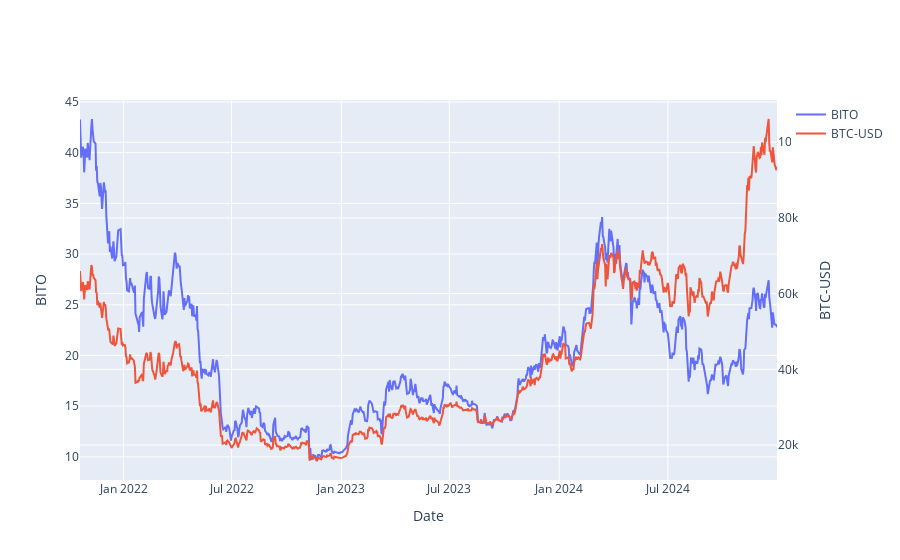

Notebook code for this chart:
### Code cell
import plotly.graph_objects as go

fig = go.Figure()

# Add BITO trace
fig.add_trace(
    go.Scatter(x=btcy.index, y=btcy[('Close', 'BITO')], name='BITO', yaxis='y1')
)

# Add BTC-USD trace
fig.add_trace(
    go.Scatter(x=btcy.index, y=btcy[('Close', 'BTC-USD')], name='BTC-USD', yaxis='y2')
)

# Create axis objects
fig.update_layout(
    xaxis=dict(title='Date'),
    yaxis=dict(title='BITO', side='left'),
    yaxis2=dict(title='BTC-USD', side='right', overlaying='y')
)

fig.show()

### Figure 1 — Plotly figure (JSON) as saved in the notebook; plotly's stock layout.template omitted (floating-point values rounded to 4 significant figures; data arrays with more than 128 entries replaced by an {"elided": "..."} marker saying what was removed)
{"data": [{"name": "BITO", "type": "scatter", "x": {"elided": "804 str values"}, "y": {"elided": "804 float values"}, "yaxis": "y"}, {"name": "BTC-USD", "type": "scatter", "x": {"elided": "804 str values"}, "y": {"elided": "804 float values"}, "yaxis": "y2"}], "layout": {"xaxis": {"title": {"text": "Date"}}, "yaxis": {"side": "left", "title": {"text": "BITO"}}, "yaxis2": {"overlaying": "y", "side": "right", "title": {"text": "BTC-USD"}}}}
